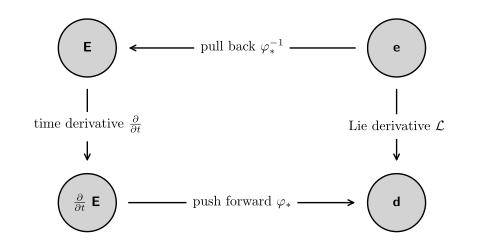

Python code for this plot:
#!/usr/bin/env python
import os
import numpy as np
# import matplotlib as mpl
from matplotlib import rc, rcParams
import matplotlib.pyplot as plt
import matplotlib.patches as mpatches
from matplotlib.ticker import MultipleLocator
from abc import ABC

latex = 1
if latex:
    #rc('font', **{'family': 'serif', 'serif': ['Computer Modern Roman']})
    rc('text', usetex=True)
    rc('font', family='serif')
    # matplotlib.rcParams['text.latex.preamble']=[r"\usepackage{amsmath}"]
    rcParams['text.latex.preamble']=[r"\usepackage{amsmath}"]

# horizontal and vertical dividing lines
edgex = 6
edgey = 3
#fig = plt.figure(figsize=(6, 6))  # inches, (wide, tall)
fig = plt.figure(figsize=(edgex, edgey))  # inches, (wide, tall)
ax = fig.add_subplot(1, 1, 1)

def text(x, y, text):
    ax.text(x, y, text, backgroundcolor="white",
        ha='center', va='center_baseline', weight='bold', color='black')

# https://tex.stackexchange.com/questions/7669/bfseries-is-to-textbf-as-what-is-to-textsf/7670
ap = dict(arrowstyle='->') # arrow properties

x, y = (4, 1)

ax.annotate('', xy=(-x, -y), xytext=(-x, y), arrowprops=ap)
text(-x, 0, 'time derivative $\\frac{\partial}{\partial t}$')

ax.annotate('', xy=(x, -y), xytext=(x, y), arrowprops=ap)
text(x, 0, 'Lie derivative $\\mathcal L$')

x, y = (3, 2)

ax.annotate('', xy=(-x, y), xytext=(x, y), arrowprops=ap)
text(0, y, 'pull back $\\varphi_*^{-1}$')

ax.annotate('', xy=(x, -y), xytext=(-x, -y), arrowprops=ap)
text(0, -y, 'push forward $\\varphi_*$')

ax.axis('equal')

# major axes
ax.xaxis.set_major_locator(MultipleLocator(1.0))
ax.yaxis.set_major_locator(MultipleLocator(1.0))
plt.axis('off') # turn off grid and axes

# minor axes
# no operations

#ax.set_xlabel(r'$X_1, x_1$')
#ax.set_ylabel(r'$X_2, x_2$')
ax.set_xlim(-edgex, edgex)
ax.set_ylim(-edgey, edgey)

#ax.set_xticklabels(['', '', -3, -2, -1, 0, 1, 2, 3, '', -3, -2, -1, 0, 1, 2, 3])
#ax.set_yticklabels(['', '', -3, -2, -1, 0, 1, 2, 3, '', -3, -2, -1, 0, 1, 2, 3])

x, y = (4, 2)
r = 0.75
ax.add_patch(mpatches.Circle((x, y), radius=r, facecolor='lightgray', edgecolor='black')) # e
ax.text(x, y, '\sffamily \\bfseries e', ha='center', va='center')

ax.add_patch(mpatches.Circle((-x, y), radius=r, facecolor='lightgray', edgecolor='black')) # E
ax.text(-x, y, '\sffamily \\bfseries E', ha='center', va='center') # no white background

ax.add_patch(mpatches.Circle((x, -y), radius=r, facecolor='lightgray', edgecolor='black')) # d
nudge_y = 0.0625
ax.text(-x, -(y + nudge_y), '$\\frac{\partial}{\partial t}$ \sffamily \\bfseries E', ha='center', va='center')

ax.add_patch(mpatches.Circle((-x, -y), radius=r, facecolor='lightgray', edgecolor='black')) # Edot
ax.text( x, -y, '\sffamily \\bfseries d', ha='center', va='center')


# fig.tight_layout()
plt.show()

print_to_pdf = 1
if print_to_pdf:
    script_name = os.path.basename(__file__)
    figure_name = os.path.splitext(script_name)[0]
    print(f'Saving figure as {figure_name}.pdf')
    fig.savefig(figure_name + '.pdf', bbox_inches='tight')
